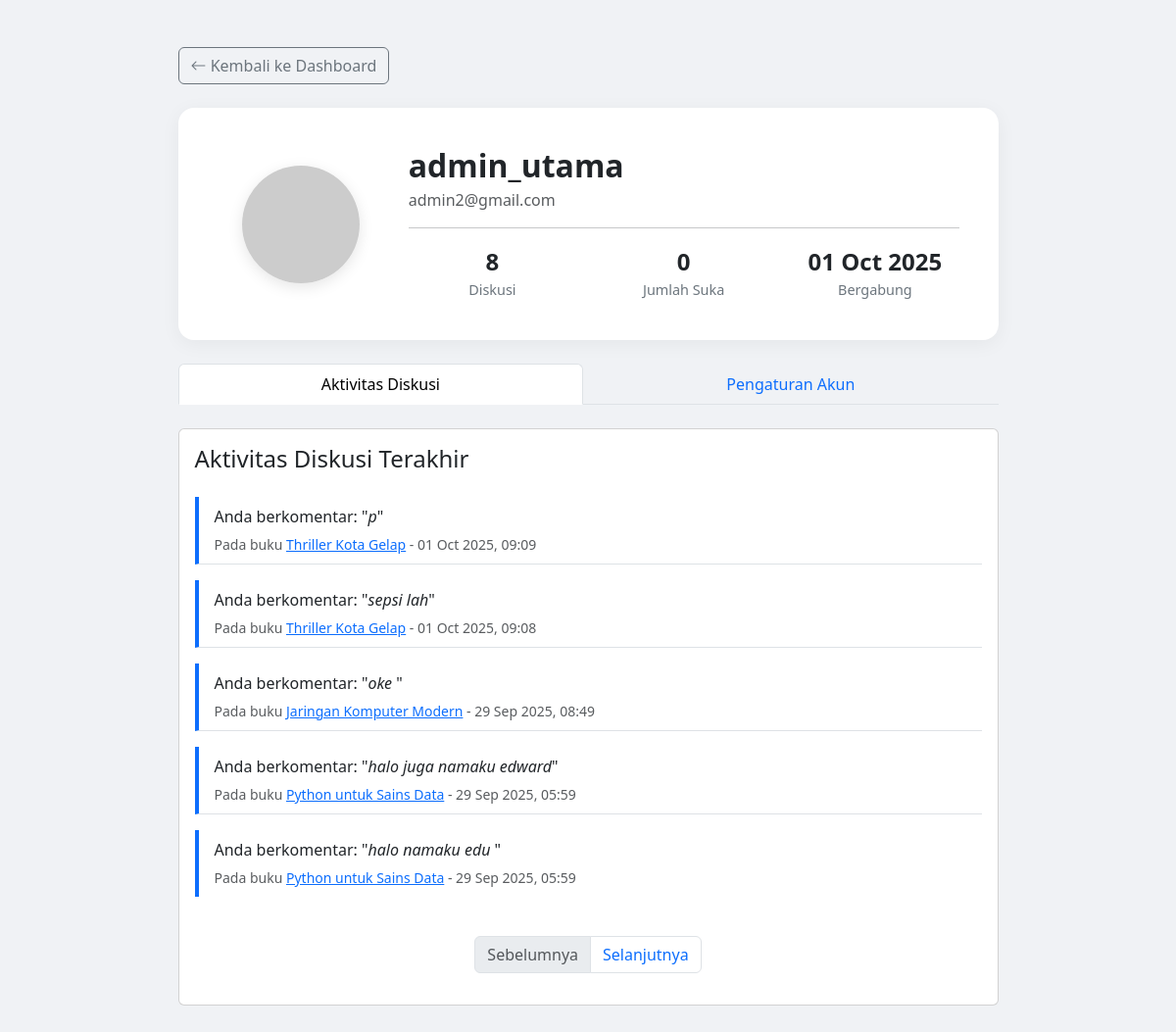
Page /pages/akun.php (signed in) on the earlier database version.
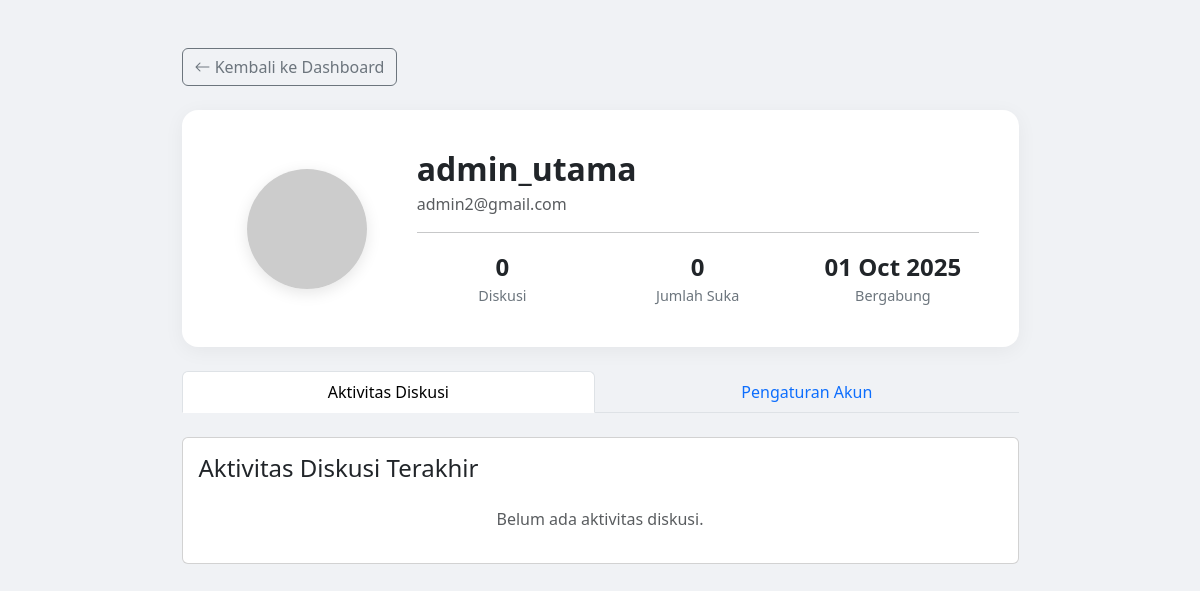
Same page on the later database version.
### tables this page shows
CREATE TABLE `users` (
  `id` int(11) NOT NULL,
  `username` varchar(100) NOT NULL,
  `email` varchar(100) NOT NULL,
  `nim` varchar(20) DEFAULT NULL,
  `password` varchar(255) NOT NULL,
  `role` enum('user','admin') NOT NULL DEFAULT 'user',
  `avatar_seed` varchar(255) DEFAULT NULL
);

CREATE TABLE `diskusi` (
  `id` int(11) NOT NULL,
  `buku_id` int(11) NOT NULL,
  `user_id` int(11) NOT NULL,
  `username` varchar(255) NOT NULL,
  `komentar` text NOT NULL,
  `parent_id` int(11) NOT NULL DEFAULT 0,
  `tanggal` timestamp NOT NULL DEFAULT current_timestamp(),
  `likes` int(11) NOT NULL DEFAULT 0,
  `dislikes` int(11) NOT NULL DEFAULT 0
);

CREATE TABLE `buku` (
  `id` int(11) NOT NULL,
  `judul` varchar(255) NOT NULL,
  `penulis` varchar(100) DEFAULT NULL,
  `penerbit` varchar(100) DEFAULT NULL,
  `tahun_terbit` year(4) DEFAULT NULL,
  `isbn` varchar(20) DEFAULT NULL,
  `kategori` varchar(50) DEFAULT NULL,
  `deskripsi` text DEFAULT NULL,
  `cover_path` varchar(255) DEFAULT NULL,
  `file_path` varchar(255) NOT NULL
);

### pages/akun.php (the view, shortened to what this page needs)
<?php
include '../includes/db.php';
$user_id = $_SESSION['user_id'];
$stmt_user = $conn->prepare("SELECT username, email, nim, role, avatar_seed, bergabung_sejak FROM users WHERE id = ?");
$stmt_user->bind_param("i", $user_id);
$stmt_user->execute();
$user_data = $stmt_user->get_result()->fetch_assoc();
$current_name = htmlspecialchars($user_data['username']);
$current_email = htmlspecialchars($user_data['email']);
$avatar_seed = $user_data['avatar_seed'];
$tanggal_bergabung = date('d M Y', strtotime($user_data['bergabung_sejak']));
$stmt_diskusi = $conn->prepare("SELECT COUNT(id) as total_diskusi FROM diskusi WHERE user_id = ?");
$stmt_diskusi->bind_param("i", $user_id);
$stmt_diskusi->execute();
$total_diskusi = $stmt_diskusi->get_result()->fetch_assoc()['total_diskusi'];
$stmt_likes = $conn->prepare("SELECT SUM(likes) as total_suka FROM diskusi WHERE user_id = ?");
$stmt_likes->bind_param("i", $user_id);
$stmt_likes->execute();
$total_suka = $stmt_likes->get_result()->fetch_assoc()['total_suka'] ?? 0;
$item_per_halaman = 5;
$halaman_aktif = isset($_GET['page']) && is_numeric($_GET['page']) ? (int)$_GET['page'] : 1;
$offset = ($halaman_aktif - 1) * $item_per_halaman;
$total_halaman = ceil($total_diskusi / $item_per_halaman);
$stmt_activity = $conn->prepare(
    "SELECT d.komentar, d.tanggal, b.judul as judul_buku, b.id as buku_id
     FROM diskusi d
     JOIN buku b ON d.buku_id = b.id
     WHERE d.user_id = ?
     ORDER BY d.tanggal DESC
     LIMIT ? OFFSET ?"
);
$stmt_activity->bind_param("iii", $user_id, $item_per_halaman, $offset);
$stmt_activity->execute();
$activities = $stmt_activity->get_result();
?>
<!DOCTYPE html>
<html lang="id">
<head>
    <link href="../css/bootstrap.min.css" rel="stylesheet">
    <link rel="stylesheet" href="https://cdn.jsdelivr.net/npm/bootstrap-icons@1.11.3/font/bootstrap-icons.min.css">
</head>
<body>
<div class="container py-5">
    <div class="col-lg-9 mx-auto">
        <div class="mb-4">
            <a href="dashboard.php" class="btn btn-outline-secondary"><i class="bi bi-arrow-left"></i> Kembali ke Dashboard</a>
        </div>
        <div class="profile-header mb-4">
            <div class="row align-items-center">
                <div class="col-md-3 text-center">
                    <img src="https://api.dicebear.com/8.x/croodles/svg?seed=<?= urlencode($avatar_seed) ?>" alt="Avatar Pengguna" class="profile-avatar">
                </div>
                <div class="col-md-9">
                    <h2 class="fw-bold mb-1"><?= $current_name ?></h2>
                    <p class="text-muted mb-2"><?= $current_email ?></p>
                    <hr>
                    <div class="row">
                        <div class="col-4 stat-item">
                            <div class="stat-count"><?= $total_diskusi ?></div>
                            <div class="stat-label">Diskusi</div>
                        </div>
                        <div class="col-4 stat-item">
                            <div class="stat-count"><?= $total_suka ?></div>
                            <div class="stat-label">Jumlah Suka</div>
                        </div>
                        <div class="col-4 stat-item">
                            <div class="stat-count"><?= $tanggal_bergabung ?></div>
                            <div class="stat-label">Bergabung</div>
                        </div>
                    </div>
                </div>
            </div>
        </div>
        <ul class="nav nav-tabs nav-fill mb-4" id="profileTab" role="tablist">
            <li class="nav-item" role="presentation">
                <button class="nav-link" id="activity-tab" data-bs-toggle="tab" data-bs-target="#activity" type="button" role="tab">Aktivitas Diskusi</button>
            </li>
            <li class="nav-item" role="presentation">
                <button class="nav-link" id="settings-tab" data-bs-toggle="tab" data-bs-target="#settings" type="button" role="tab">Pengaturan Akun</button>
            </li>
        </ul>
        <div class="tab-content" id="profileTabContent">
            <div class="tab-pane fade" id="activity" role="tabpanel">
                <div class="card">
                    <div class="card-body">
                        <h4 class="card-title mb-4">Aktivitas Diskusi Terakhir</h4>
                        <div class="activity-feed">
                            <?php if ($activities->num_rows > 0): ?>
                                <ul class="list-group list-group-flush">
                                <?php while($act = $activities->fetch_assoc()): ?>
                                    <li class="list-group-item mb-3">
                                        <p class="mb-1">Anda berkomentar: "<i><?= htmlspecialchars(substr($act['komentar'], 0, 100)) . (strlen($act['komentar']) > 100 ? '...' : '') ?></i>"</p>
                                        <small class="text-muted">
                                            Pada buku <a href="detail_buku.php?id=<?= $act['buku_id'] ?>"><?= htmlspecialchars($act['judul_buku']) ?></a>
                                            - <?= date('d M Y, H:i', strtotime($act['tanggal'])) ?>
                                        </small>
                                    </li>
                                <?php endwhile; ?>
                                </ul>
                            <?php else: ?>
                                <p class="text-center text-muted">Belum ada aktivitas diskusi.</p>
                            <?php endif; ?>
                        </div>
                        <?php if ($total_halaman > 1): ?>
                        <nav aria-label="Navigasi Aktivitas" class="mt-4">
                            <ul class="pagination justify-content-center">
                                <li class="page-item <?= ($halaman_aktif <= 1) ? 'disabled' : '' ?>">
                                    <a class="page-link" href="?page=<?= $halaman_aktif - 1 ?>">Sebelumnya</a>
                                </li>
                                <li class="page-item <?= ($halaman_aktif >= $total_halaman) ? 'disabled' : '' ?>">
                                    <a class="page-link" href="?page=<?= $halaman_aktif + 1 ?>">Selanjutnya</a>
                                </li>
                            </ul>
                        </nav>
                        <?php endif; ?>
                    </div>
                </div>
            </div>
        </div>
    </div>
</div>
</body>
</html>

### pages/akun.php (style rules this page uses)
body { background-color: #f0f2f5; }
.profile-header { background-color: #fff; padding: 2.5rem; border-radius: 1rem; box-shadow: 0 4px 20px rgba(0,0,0,0.05); }
.profile-avatar { width: 120px; height: 120px; border-radius: 50%; box-shadow: 0 4px 15px rgba(0,0,0,0.1); overflow: hidden; }
.stat-item { text-align: center; }
.stat-item .stat-count { font-size: 1.5rem; font-weight: 700; }
.stat-item .stat-label { font-size: 0.9rem; color: #6c757d; }
.activity-feed .list-group-item { border-left-width: 4px; border-left-color: #0d6efd; }

Differences in the rows shown:
removed diskusi: komentar "p", buku.judul "Thriller Kota Gelap", tanggal "01 Oct 2025, 09:09"
removed diskusi: komentar "sepsi lah", buku.judul "Thriller Kota Gelap", tanggal "01 Oct 2025, 09:08"
removed diskusi: komentar "oke", buku.judul "Jaringan Komputer Modern", tanggal "29 Sep 2025, 08:49"
removed diskusi: komentar "halo juga namaku edward", buku.judul "Python untuk Sains Data", tanggal "29 Sep 2025, 05:59"
removed diskusi: komentar "halo namaku edu", buku.judul "Python untuk Sains Data", tanggal "29 Sep 2025, 05:59"
Other differences:
$total_diskusi: "8" → "0"
text no longer shown: "Sebelumnya Selanjutnya"
text now shown: "Belum ada aktivitas diskusi."
